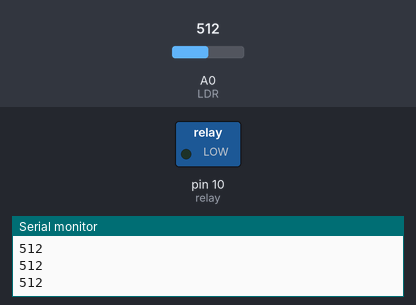
This sketch was run on a simulated Arduino Uno, built with avr-gcc and run on an emulated ATmega328P. Shown: switched loads named in the sketch (green lamp = pin HIGH), the last lines printed to the serial monitor. The inputs (shaded band) are chosen by the test bench; at power-on: A0 (LDR) = 512.

Above: at 1.2 s.
1.3 s: A0 (LDR) set to 54
2.8 s: A0 (LDR) set to 44
At 4.1 s:
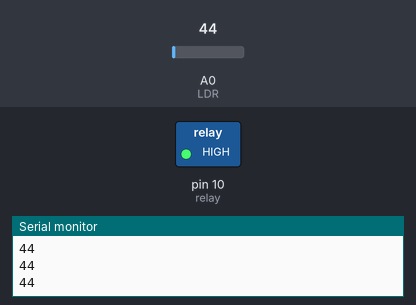
4.4 s: A0 (LDR) set to 60
At 5.6 s:
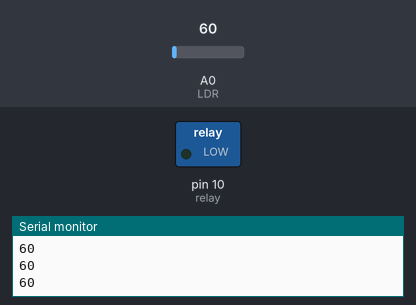
6.0 s: A0 (LDR) set to 40
At 6.9 s:
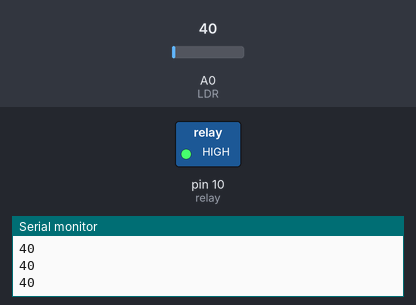
Timing chart, 0 to 8.6 s (numbered marks = the images above; inputs shaded):
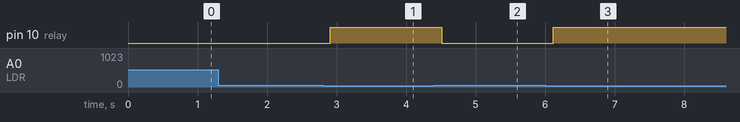

Measured:
- the behaviour switches between 50 and 49 on A0 (LDR) (found by bisection; images 0 and 1)
- after the input at 2.8 s, pin 10 (relay): LOW → HIGH after 0.11 s
- after the input at 4.4 s, pin 10 (relay): HIGH → LOW after 0.11 s
- after the input at 6.0 s, pin 10 (relay): LOW → HIGH after 0.12 s

The sketch:

light_sensor.ino
```cpp
/*Control a relay in pin 10, with a LDR in pin 0
to connect the sensor:
one leg of ldr to 5v the other to pin 0
a 1k resistor 1 leg to ground the other to pin 0*/


int LDR = 0; //analog pin to which ldr is connected
int relay = 10; //name pin 10 as relay
  int LDRValue; //light detector value
  int threshold = 50; // sensitivity threshold


void setup ()
{
  Serial.begin(9600); //begin serial at 9600 bauds
  pinMode(relay, OUTPUT); // set pin as output  int threshold = 50; // sensitivity threshold
}
void loop()
{
  LDRValue = analogRead(LDR); //read value from sensor
  Serial.println(LDRValue); // print it
  delay(100); //delay .01 sec
  if (LDRValue < threshold) // if LDR value its smaller than thrsld
  {
    digitalWrite(10, HIGH); //get pin 10 high
  }
  else //if not
  {
    digitalWrite(10, LOW); // get pin 10 low
  }
}
```
